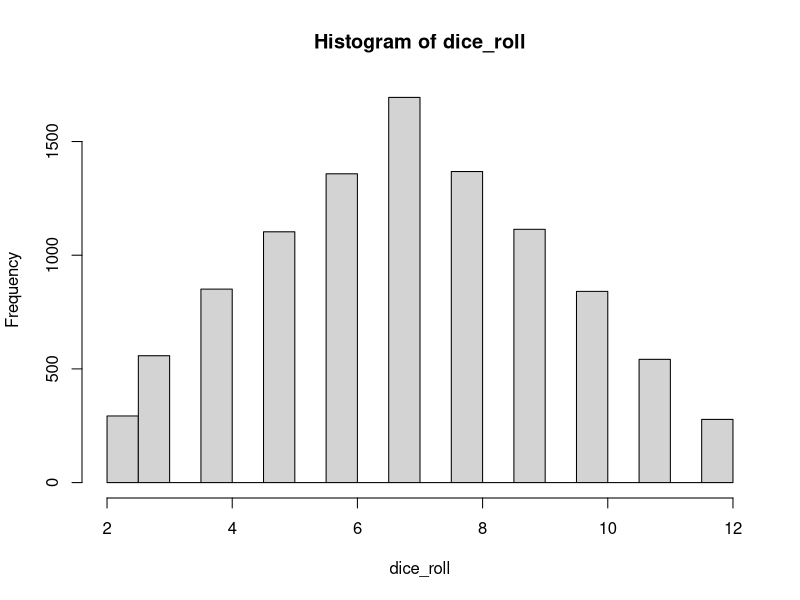
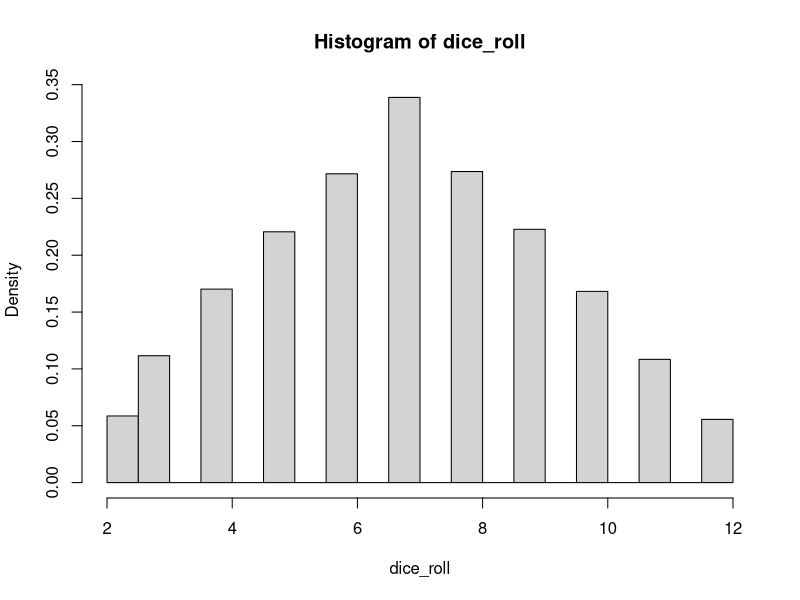
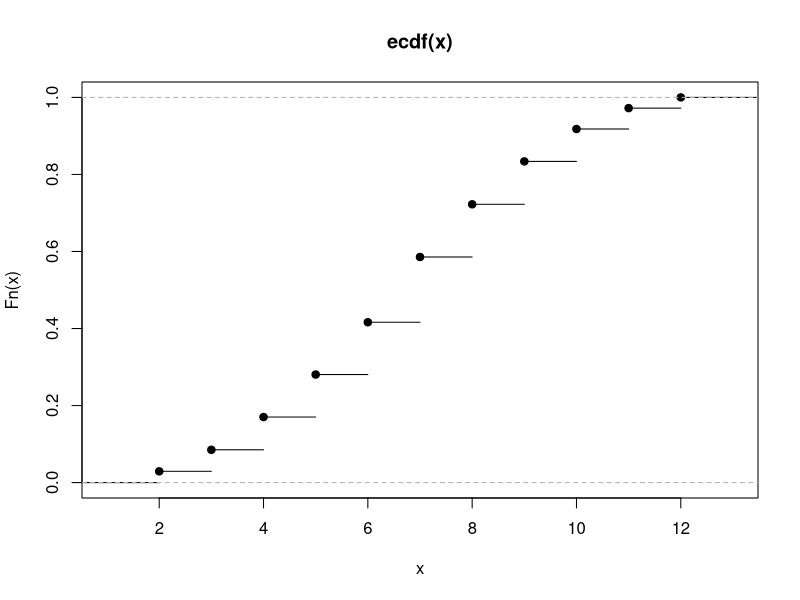

The R script that drew these images, in order:
# dice and height exercise

# Jevin D. West 
# University of Washington Information School
# July 6, 2015

#clean variables
rm(list=ls(all=TRUE))


# This lab explores the following topics: frequency distributions, probability distributions, plotting in R, classic statistical tests (e.g., t-tests)

####  Simulating Dice Rolling   ####

# number of dice rolls
d = 10000

# role two dice 10 times
dice1 <- sample(6,d,replace=TRUE)
dice2 <- sample(6,d,replace=TRUE)

# sum both dice
dice_roll <- dice1 + dice2

# histogram of experiments
hist(dice_roll)
hist(dice_roll,freq=FALSE)

# cummulative distribution plot
plot.ecdf(dice_roll)

# normal distribution
n <- rnorm(1000)






####  Do taller people sit by the window?  ####

# Student's t-Test

# make sure to include your frequency and probability distribution plots for each group

# heights in each group (Group B is by the window)
GroupA <- c(70,64,71,68,67)
GroupB <- c(75,72,68,74,72)
t.test(GroupA,GroupB)












